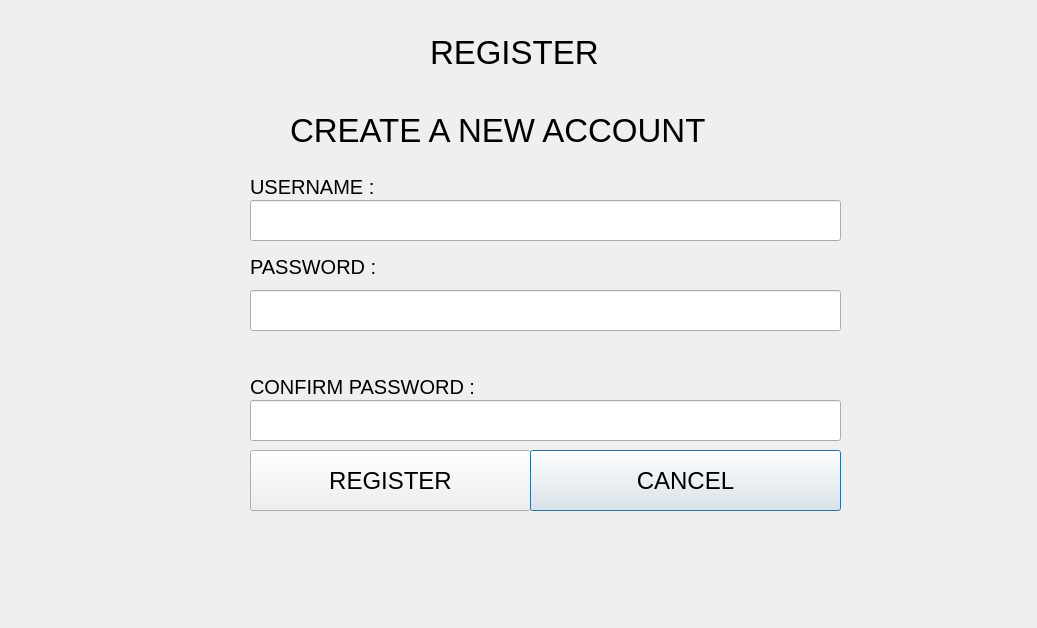
<?xml version="1.0" encoding="UTF-8"?>
<ui version="4.0">
 <class>registerwindow</class>
 <widget class="QDialog" name="registerwindow">
  <property name="geometry">
   <rect>
    <x>0</x>
    <y>0</y>
    <width>1037</width>
    <height>628</height>
   </rect>
  </property>
  <property name="windowTitle">
   <string>REGISTERWINDOW</string>
  </property>
  <property name="styleSheet">
   <string notr="true">QDialog {
background-image:url(:/image/5599352.jpg);
}</string>
  </property>
  <widget class="QLabel" name="label">
   <property name="geometry">
    <rect>
     <x>430</x>
     <y>30</y>
     <width>181</width>
     <height>44</height>
    </rect>
   </property>
   <property name="font">
    <font>
     <pointsize>25</pointsize>
    </font>
   </property>
   <property name="text">
    <string>REGISTER</string>
   </property>
  </widget>
  <widget class="QLabel" name="label_2">
   <property name="geometry">
    <rect>
     <x>290</x>
     <y>100</y>
     <width>491</width>
     <height>61</height>
    </rect>
   </property>
   <property name="font">
    <font>
     <pointsize>25</pointsize>
    </font>
   </property>
   <property name="text">
    <string>CREATE A NEW ACCOUNT</string>
   </property>
  </widget>
  <widget class="QLabel" name="label_5">
   <property name="geometry">
    <rect>
     <x>250</x>
     <y>170</y>
     <width>140</width>
     <height>33</height>
    </rect>
   </property>
   <property name="font">
    <font>
     <pointsize>15</pointsize>
    </font>
   </property>
   <property name="text">
    <string>USERNAME :</string>
   </property>
  </widget>
  <widget class="QLineEdit" name="lineEdit">
   <property name="geometry">
    <rect>
     <x>250</x>
     <y>200</y>
     <width>591</width>
     <height>41</height>
    </rect>
   </property>
   <property name="font">
    <font>
     <pointsize>12</pointsize>
    </font>
   </property>
  </widget>
  <widget class="QLabel" name="label_3">
   <property name="geometry">
    <rect>
     <x>250</x>
     <y>250</y>
     <width>141</width>
     <height>33</height>
    </rect>
   </property>
   <property name="font">
    <font>
     <pointsize>15</pointsize>
    </font>
   </property>
   <property name="text">
    <string>PASSWORD :</string>
   </property>
  </widget>
  <widget class="QLineEdit" name="lineEdit_2">
   <property name="geometry">
    <rect>
     <x>250</x>
     <y>290</y>
     <width>591</width>
     <height>41</height>
    </rect>
   </property>
   <property name="font">
    <font>
     <pointsize>12</pointsize>
    </font>
   </property>
   <property name="echoMode">
    <enum>QLineEdit::EchoMode::Password</enum>
   </property>
  </widget>
  <widget class="QLabel" name="label_4">
   <property name="geometry">
    <rect>
     <x>250</x>
     <y>370</y>
     <width>257</width>
     <height>33</height>
    </rect>
   </property>
   <property name="font">
    <font>
     <pointsize>15</pointsize>
    </font>
   </property>
   <property name="text">
    <string>CONFIRM PASSWORD :</string>
   </property>
  </widget>
  <widget class="QLineEdit" name="lineEdit_3">
   <property name="geometry">
    <rect>
     <x>250</x>
     <y>400</y>
     <width>591</width>
     <height>41</height>
    </rect>
   </property>
   <property name="font">
    <font>
     <pointsize>12</pointsize>
    </font>
   </property>
   <property name="echoMode">
    <enum>QLineEdit::EchoMode::Password</enum>
   </property>
  </widget>
  <widget class="QPushButton" name="cancelButton_2">
   <property name="geometry">
    <rect>
     <x>530</x>
     <y>450</y>
     <width>311</width>
     <height>61</height>
    </rect>
   </property>
   <property name="font">
    <font>
     <pointsize>18</pointsize>
    </font>
   </property>
   <property name="text">
    <string>CANCEL</string>
   </property>
  </widget>
  <widget class="QPushButton" name="registerButton">
   <property name="geometry">
    <rect>
     <x>250</x>
     <y>450</y>
     <width>281</width>
     <height>61</height>
    </rect>
   </property>
   <property name="font">
    <font>
     <pointsize>18</pointsize>
    </font>
   </property>
   <property name="text">
    <string>REGISTER</string>
   </property>
  </widget>
  <widget class="QLabel" name="passwordStrengthLabel">
   <property name="geometry">
    <rect>
     <x>250</x>
     <y>340</y>
     <width>401</width>
     <height>20</height>
    </rect>
   </property>
   <property name="text">
    <string/>
   </property>
  </widget>
  <zorder>label_2</zorder>
  <zorder>label_3</zorder>
  <zorder>lineEdit</zorder>
  <zorder>label_5</zorder>
  <zorder>lineEdit_2</zorder>
  <zorder>label_4</zorder>
  <zorder>lineEdit_3</zorder>
  <zorder>registerButton</zorder>
  <zorder>cancelButton_2</zorder>
  <zorder>label</zorder>
  <zorder>passwordStrengthLabel</zorder>
 </widget>
 <resources/>
 <connections/>
</ui>
